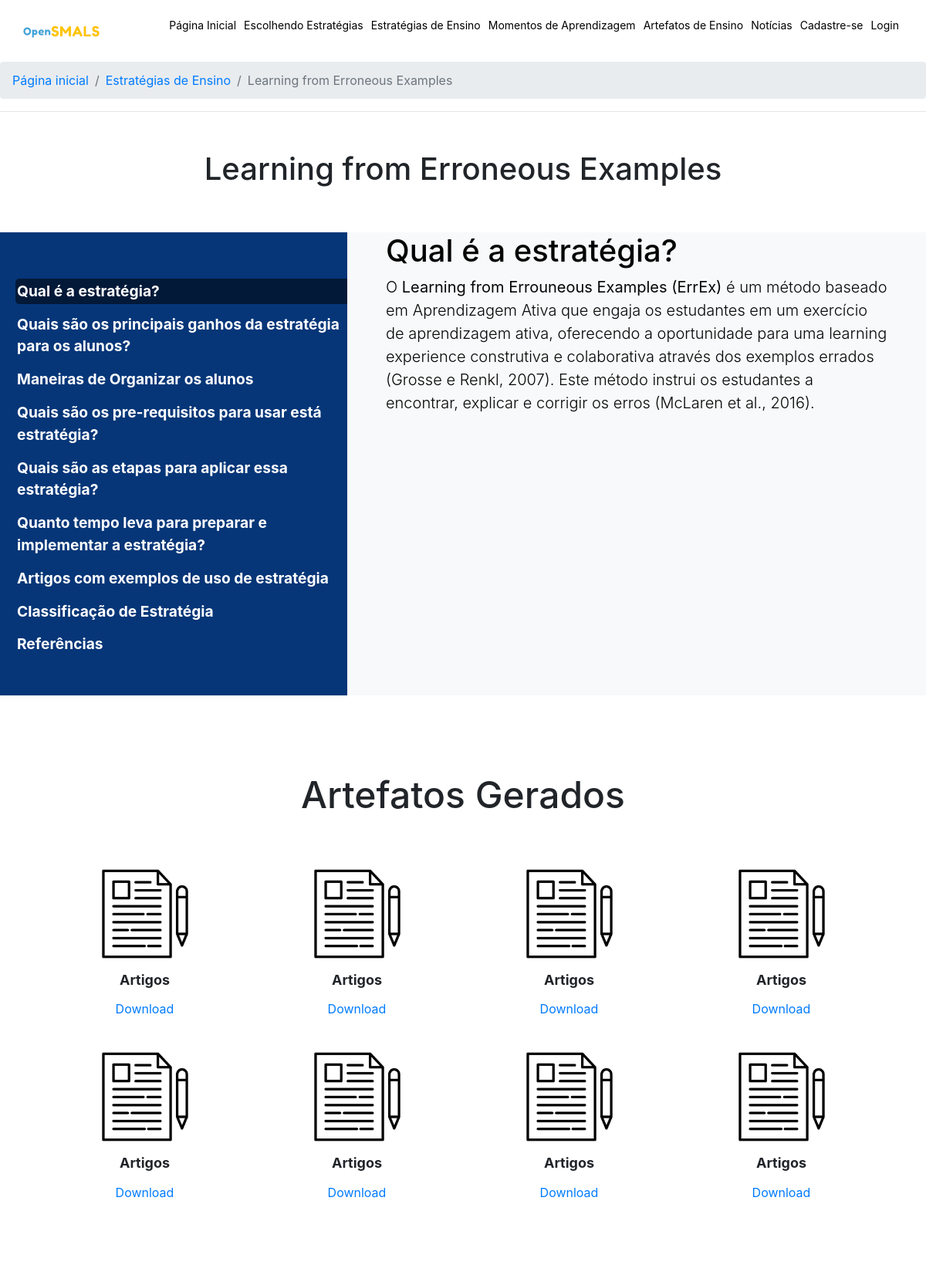
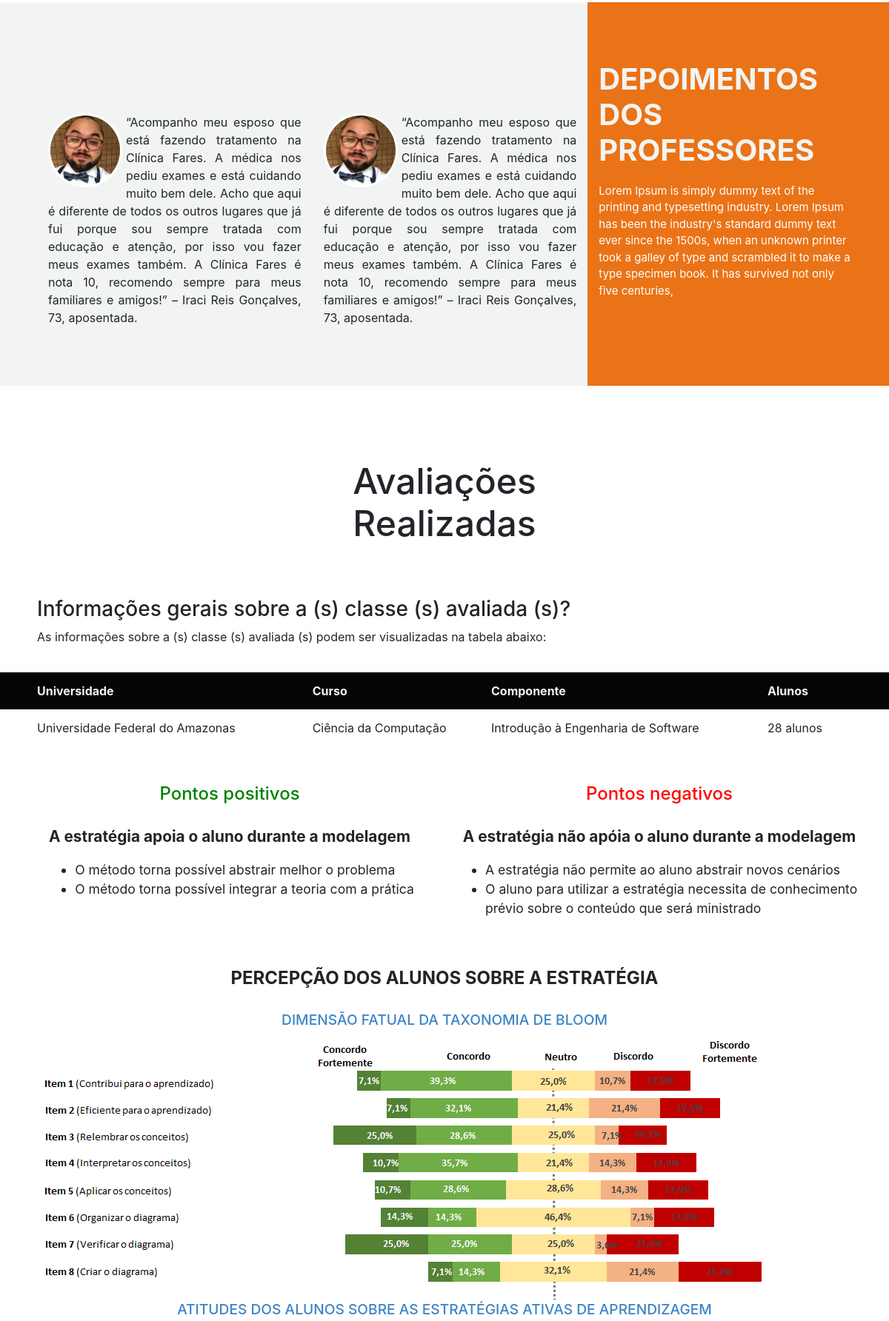
The page /estrategia-noticia.php?cod=6 (upper part) on the database its author committed (2 pictures, top to bottom).
### tables this page shows
CREATE TABLE `tb_estrategias` (
  `cod` int(11) NOT NULL,
  `nome` varchar(100) NOT NULL,
  `qual_estrategia` text NOT NULL,
  `principais_ganhos` text NOT NULL,
  `organizar_alunos` text NOT NULL,
  `etapas` text NOT NULL,
  `implementar_estrutura` text NOT NULL,
  `artigos` text NOT NULL,
  `classificacao` text NOT NULL,
  `referencias` text NOT NULL,
  `status_estrategia` int(11) DEFAULT NULL,
  `cod_usuario` int(11) DEFAULT NULL,
  `preRequisito` text NOT NULL,
  `comentario` text DEFAULT NULL
);

### conexao.php (called while the page is built, shortened)
<?php
class Conexao{
	private $host = 'localhost';
	private $bandoDados = 'opensmals';
	private $user = 'root';
	private $pass = '';
	public function conectar(){
		try{
			$bd = new PDO(
				"mysql:host=$this->host;dbname=$this->bandoDados",
				"$this->user",
				"$this->pass"
			);
			return $bd;
		} catch(PDOException $e){
			echo "erro ao conectar ao banco de dados".$e->getMessage();
		}
	}
}
?>

### dao/EstrategiaDaoMysql.php (called while the page is built, shortened)
<?php
require_once("class/Estrategia.php");
class EstrategiaDaoMysql implements EstrategiaDAO{
    private $conn;
    public function __construct(Conexao $conn){
        $this->conn = $conn->conectar();
    }
    public function findById($id){
        $sql = $this->conn->prepare("SELECT tb_estrategias.nome, tb_estrategias.qual_estrategia,
        tb_estrategias.principais_ganhos, tb_estrategias.organizar_alunos,
         tb_estrategias.etapas, tb_estrategias.implementar_estrutura, tb_estrategias.artigos,
          tb_estrategias.classificacao, tb_estrategias.referencias, tb_estrategias.preRequisito, tb_estrategias.status_estrategia FROM tb_estrategias WHERE tb_estrategias.cod = :cod");
        $sql->bindValue(":cod", $id);
        $sql->execute();
        if($sql->rowCount()>0){
            $dados = $sql->fetch();
            $e = new Estrategia();
            $e->setCod($id);
            $e->setNome($dados['nome']);
            $e->setQualEstrategia($dados['qual_estrategia']);
            $e->setPrincipaisGanhos($dados['principais_ganhos']);
            $e->setOrganizarAlunos($dados['organizar_alunos']);
            $e->setEtapas($dados['etapas']);
            $e->setImplementarEstrategia($dados['implementar_estrutura']);
            $e->setArtigo($dados['artigos']);
            $e->setClassificacao($dados['classificacao']);
            $e->setReferencia($dados['referencias']);
            $e->setPreRequisitos($dados['preRequisito']);
            $e->setStatus($dados['status_estrategia']);
            return $e;
        }
    }
    public function qualEstrategia($cod){
        $sql = $this->conn->prepare("SELECT tb_estrategias.qual_estrategia FROM `tb_estrategias` WHERE tb_estrategias.cod = :cod");
        $sql->bindValue(":cod", $cod);
        $sql->execute();
        if($sql->rowCount() > 0){
            $dados = $sql->fetch();
            $estra = new Estrategia();
            $estra->setQualEstrategia($dados['qual_estrategia']);
            return $estra;
        }
    }
}
?>

### class/Estrategia.php (called while the page is built, shortened)
<?php
class Estrategia {
    private $nome;
    private $qual_estrategia;
    public function setNome($x){
        $this->nome = $x;
    }
    public function getNome(){
        return $this->nome;
    }
    public function setQualEstrategia($x){
        $this->qual_estrategia = $x;
    }
    public function getQualEstrategia(){
        return $this->qual_estrategia;
    }
    public function setClassificacao($x){
        return $this->classificacao = $x;
    }
}
?>

### estrategia-noticia.php (the view, shortened to what this page needs)
<!DOCTYPE html>
<html lang="pt-br">
<head>
     <link rel="stylesheet" href="https://stackpath.bootstrapcdn.com/bootstrap/4.1.3/css/bootstrap.min.css">
     <link rel="stylesheet" href="assets/css/style.css">
     <link rel="stylesheet" href="assets/css/aprendizagemSemelhantes.css">
     <link rel="stylesheet" href="https://use.fontawesome.com/releases/v5.15.4/css/all.css">
    <link rel="stylesheet" href="assets/css/style.css">
</head>
<body>
    <?php
      require('pages/header.php');
      $x = $estrategiaDao->findById($_GET['cod']);
    ?>
    <div id="AprendizagemSemelhantes">
    <nav aria-label="breadcrumb">
      <ol class="breadcrumb">
        <li class="breadcrumb-item"><a href="index.php">Página inicial</a></li>
        <li class="breadcrumb-item" aria-current="page"><a href="escolhendoEstrategia.php">Estratégias de Ensino</a></li>
        <li class="breadcrumb-item active" aria-current="page"><?=$x->getNome();?></li>
      </ol>
   </nav>
   <hr>
    <div class="estrategiaTopo container-fluid">
        <div class="title-ensino">
            <h1><?=$x->getNome();?></h1>
        </div>
    </div>
    <div id="sobreEstrategia">
      <div class="areaItem">
        <div class="left">
          <ul>
            <li><a href="qual-estrategia.php?cod=<?=$_GET['cod']?>" class="ativo">Qual é a estratégia?</a></li>
            <li><a href="principaisGanhos.php?cod=<?=$_GET['cod']?>">Quais são os principais ganhos da estratégia para os alunos?</a></li>
            <li><a href="organizarAlunos.php?cod=<?=$_GET['cod']?>">Maneiras de Organizar os alunos</a></li>
            <li><a href="preRequisitos.php?cod=<?=$_GET['cod']?>">Quais são os pre-requisitos para usar está estratégia?</a></li>
            <li><a href="principaisEstrategias.php?cod=<?=$_GET['cod']?>">Quais são as etapas para aplicar essa estratégia?</a></li>
            <li><a href="quantoTempo.php?cod=<?=$_GET['cod']?>">Quanto tempo leva para preparar e implementar a estratégia?</a></li>
            <li><a href="exemplosUso.php?cod=<?=$_GET['cod']?>">Artigos com exemplos de uso de estratégia </a></li>
            <li><a href="classificacao.php?cod=<?=$_GET['cod']?>">Classificação de Estratégia </a></li>
            <li><a href="referencias.php?cod=<?=$_GET['cod']?>">Referências</a></li>
          </ul>
        </div>
        <div class="rigth">
         <div class="conteudo">
           <h1>Qual é a estratégia?</h1>
             <?php $ql = $estrategiaDao->qualEstrategia($_GET['cod']);?>
             <p class="lead"><?= $ql->getQualEstrategia();?></p>
          </div>
        </div>
      </div>
    </div>
       <div class="artefatos">
         <div class="container-fluid">
           <div class="TitlePadrao">
             <h2>Artefatos Gerados</h2>
           </div>
           <div class="row">
            <div class="col-sm-3">
              <div class="imagem">
                <img src="assets/img/icone.jpg" alt="">
              </div>
              <div class="descricao">
                <h3>Artigos</h3>
                <a href="" class="btn btn-block">Download</a>
              </div>
            </div>
            <div class="col-sm-3">
              <div class="imagem">
                <img src="assets/img/icone.jpg" alt="">
              </div>
              <div class="descricao">
                <h3>Artigos</h3>
                <a href="" class="btn btn-block">Download</a>
              </div>
            </div>
            <div class="col-sm-3">
              <div class="imagem">
                <img src="assets/img/icone.jpg" alt="">
              </div>
              <div class="descricao">
                <h3>Artigos</h3>
                <a href="" class="btn btn-block">Download</a>
              </div>
            </div>
            <div class="col-sm-3">
              <div class="imagem">
                <img src="assets/img/icone.jpg" alt="">
              </div>
              <div class="descricao">
                <h3>Artigos</h3>
                <a href="" class="btn btn-block">Download</a>
              </div>
            </div>
            <div class="col-sm-3"><div class="imagem">
              <img src="assets/img/icone.jpg" alt="">
            </div>
            <div class="descricao">
              <h3>Artigos</h3>
              <a href="" class="btn btn-block">Download</a>
            </div></div>
            <div class="col-sm-3"><div class="imagem">
              <img src="assets/img/icone.jpg" alt="">
            </div>
            <div class="descricao">
              <h3>Artigos</h3>
              <a href="" class="btn btn-block">Download</a>
            </div></div>
            <div class="col-sm-3">
              <div class="imagem">
                <img src="assets/img/icone.jpg" alt="">
              </div>
              <div class="descricao">
                <h3>Artigos</h3>
                <a href="" class="btn btn-block">Download</a>
              </div>
            </div>
            <div class="col-sm-3">
              <div class="imagem">
                <img src="assets/img/icone.jpg" alt="">
              </div>
              <div class="descricao">
                <h3>Artigos</h3>
                <a href="" class="btn btn-block">Download</a>
              </div>
            </div>
           </div>
         </div>
       </div>
    </div>
    <div id="depoimentos">
      <div class="container-fluid">
        <div class="row">
          <div class="col-sm depoimentoItem item">
            <div class="img">
                <img src="assets/img/pesquisador1.jpg" alt="">
            </div>
            <div class="depoimento">
              “Acompanho meu esposo que está fazendo tratamento na Clínica Fares. A médica nos pediu exames e está cuidando muito bem dele. Acho que aqui é diferente de todos os outros lugares que já fui porque sou sempre tratada com educação e atenção, por isso vou fazer meus exames também. A Clínica Fares é nota 10, recomendo sempre para meus familiares e amigos!” – Iraci Reis Gonçalves, 73, aposentada.
            </div>
          </div>
          <div class="col-sm depoimentoItem item">
            <div class="img">
              <img src="assets/img/pesquisador1.jpg" alt="">
            </div>
            <div class="depoimento">
              “Acompanho meu esposo que está fazendo tratamento na Clínica Fares. A médica nos pediu exames e está cuidando muito bem dele. Acho que aqui é diferente de todos os outros lugares que já fui porque sou sempre tratada com educação e atenção, por isso vou fazer meus exames também. A Clínica Fares é nota 10, recomendo sempre para meus familiares e amigos!” – Iraci Reis Gonçalves, 73, aposentada.
            </div>
          </div>
          <div class="col-sm depoimentoItem background">
            <h4>DEPOIMENTOS DOS PROFESSORES</h4>
            <p>Lorem Ipsum is simply dummy text of the printing and typesetting industry. Lorem Ipsum has been the industry's standard dummy text ever since the 1500s, when an unknown printer took a galley of type and scrambled it to make a type specimen book. It has survived not only five centuries,</p>
          </div>
        </div>
      </div>
    </div>
      <section id="avaliacao">
          <div class="TitlePadrao">
            <h2>Avaliações Realizadas</h2>
          </div>
          <div class="container-fluid" style="margin: 0;padding: 0px;">
            <div class="informacoes">
              <div class="info padding-left padding-rigt">
                <h3>Informações gerais sobre a (s) classe (s) avaliada (s)?</h3>
                <p>As informações sobre a (s) classe (s) avaliada (s) podem ser visualizadas na tabela abaixo:</p>
              </div>
              <div class="div-conteudo">
                <table class="table-p">
                  <thead>
                    <tr class="back">
                      <th class="left">Universidade</th>
                      <th>Curso</th>
                      <th>Componente</th>
                      <th class="right">Alunos</th>
                    </tr>
                  </thead>
                  <tbody>
                    <tr class="linha">
                      <td class="left">Universidade Federal do Amazonas</td>
                      <td>Ciência da Computação</td>
                      <td>Introdução à Engenharia de Software</td>
                      <td class="right">28 alunos</td>
                    </tr>
                  </tbody>
                </table>
              </div>
              <div class="row">
                <div class="col pontos-positivos">
                  <h4>Pontos positivos</h4>
                  <p><b>A estratégia apoia o aluno durante a modelagem</b></p>
                  <ul>
                    <li>O método torna possível abstrair melhor o problema</li>
                    <li>O método torna possível integrar a teoria com a prática</li>
                  </ul>
                </div>
                <div class="col pontos-negativos">
                  <h4>Pontos negativos</h4>
                  <p><b>A estratégia não apóia o aluno durante a modelagem</b></p>
                  <ul>
                    <li>A estratégia não permite ao aluno abstrair novos cenários</li>
                    <li>O aluno para utilizar a estratégia necessita de conhecimento prévio sobre o conteúdo que será ministrado</li>
                  </ul>
                </div>
              </div>
              <div class="percepcao-alunos">
                <h3>PERCEPÇÃO DOS ALUNOS SOBRE A ESTRATÉGIA </h3>
                <div class="item">
                  <h4>DIMENSÃO FATUAL DA TAXONOMIA DE BLOOM</h4>
                  <div class="imagem">
                    <img src="assets/img/bloom.png" alt="">
                  </div>
                </div>
                <div class="item">
                  <h4>ATITUDES DOS ALUNOS SOBRE AS ESTRATÉGIAS ATIVAS DE APRENDIZAGEM</h4>
                </div>
              </div>
            </div>
          </div>
      </section>
</body>
</html>

### assets/css/style.css (style rules this page uses)
body { margin: 0; padding: 0; }
#depoimentos { background-color: #F2F4F3; }
#depoimentos .row { padding-left:50px; }
#depoimentos .img { width: 100px; height: 100px; border: 3px solid #fff; border-radius: 50px; float: left; margin-right: 5px; }
#depoimentos .img img { width: 100%; border-radius: 50%; }
#depoimentos .depoimentoItem.background { background-color: #ea7317; color: #F2F4F3; padding-top: 80px; padding-right: 50px; }
#depoimentos .depoimentoItem.background h4 { font-weight: bold; font-size: 40px; margin-bottom: 20px; color: #F2F4F3; }
#depoimentos .depoimentoItem.background p { font-size: 15px; color: #fff; }
.depoimentoItem.item { margin: 150px 0px 80px 0px; text-align: justify; }
.artefatos h3 { font-size: 23px; font-weight: bold; }
.TitlePadrao { margin: auto; max-width: 500px; text-align: center; margin-top: 100px; margin-bottom: 50px; }
.TitlePadrao h2 { font-size: 3em; }
.title-ensino { margin: 50px 0px; display: flex; justify-content: center; align-items: center; }
.div-conteudo { margin-bottom: 50px; }
.table-p { width: 100%; }
.left { padding-left: 50px; }
.right { padding-right: 50px; }
.back { background-color: #050505; color: #F2F4F3; height: 50px; }
.linha { height: 50px; }

### assets/css/aprendizagemSemelhantes.css (style rules this page uses)
.areaItem .left a { display: block; padding: 2px; }
.areaItem .left .ativo { background-color: #fff; background-color: #0008; border-top-left-radius: 5px; border-bottom-left-radius: 5px; }
.areaItem { width: 100%; display: flex; }
.areaItem .left { width: 450px; height: 600px; background-color: rgb(6,54,120); color: #fff; font-weight: bold; display: flex; align-items: center; padding-left: 20px; }
#AprendizagemSemelhantes .areaItem .left ul { list-style: none; margin: 0; padding: 0; }
#AprendizagemSemelhantes .areaItem .left li { margin-top: 10px; font-size: 1.2em; }
#AprendizagemSemelhantes .areaItem .left li a { color: #fff; }
#AprendizagemSemelhantes .areaItem .rigth { flex: 1; align-items: center; background-color: #f8f9fa; padding: 0px 50px; }
#AprendizagemSemelhantes .areaItem .rigth .conteudo { color: #050505; }
#AprendizagemSemelhantes .artefatos { margin: 100px 50px 100px 50px; }
.artefatos .imagem { display: flex; justify-content: center; }
.artefatos .imagem img { width: 150px; height: 150px; }
.artefatos .descricao h3 { font-size: 18px; text-align: center; }
#avaliacao { overflow: hidden; }
#avaliacao .row { margin-bottom: 50px; }
#avaliacao .row p { margin-top: 20px; font-size: 1.3em; }
#avaliacao .row ul { font-size: 1.1em; }
#avaliacao .informacoes .info { padding: 20px 50px; }
.pontos-positivos { display: flex; flex-direction: column; align-items: center; padding-left: 50px; }
.pontos-positivos h4 { color: green; text-align: center; }
.pontos-negativos { display: flex; flex-direction: column; align-items: center; padding-right: 50px; }
.pontos-negativos h4 { color: red; text-align: center; }
.percepcao-alunos { padding: 0px 50px; }
.percepcao-alunos h3 { font-weight: bold; text-align: center; font-size: 1.5em; margin-bottom: 30px; }
.percepcao-alunos .item h4 { text-align: center; font-size: 1.2em; color: rgb(61,133,198); }

### rows shown on the page
tb_estrategias: nome "Learning from Erroneous Examples", qual_estrategia "O Learning from Errouneous Examples (ErrEx) é um método baseado em Aprendizagem Ativa que engaja os estudantes em um exercício de aprendizagem ativa, oferecendo a oportunidade para uma learning experience construtiva e colaborativa através dos exemplos errados (Grosse e Renkl, 2007). Este método instrui os estudantes a encontrar, explicar e corrigir os erros (McLaren et al., 2016)."
